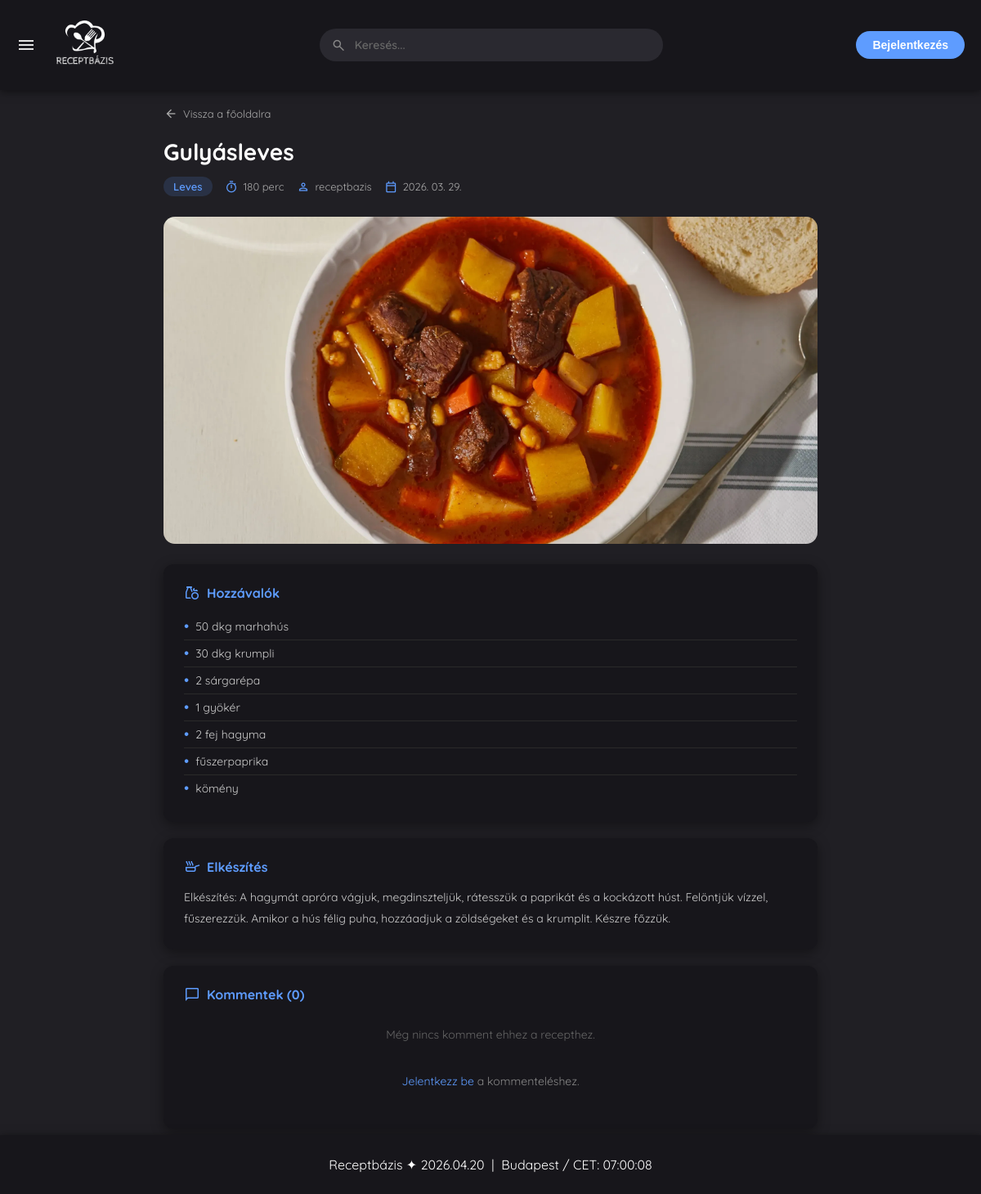
/recept.php?id=2, run on the app's committed database.
### tables this page shows
CREATE TABLE `receptek` (
  `id` int(11) NOT NULL,
  `felhasznalo_id` int(11) NOT NULL,
  `cim` varchar(150) NOT NULL,
  `leiras` text NOT NULL,
  `hozzavalok` text NOT NULL,
  `elkeszitesi_ido` int(11) DEFAULT NULL,
  `letrehozva` timestamp NOT NULL DEFAULT current_timestamp(),
  `kategoria` varchar(50) NOT NULL,
  `indexkep` varchar(255) DEFAULT NULL,
  `receptkep` varchar(255) DEFAULT NULL,
  `youtube_link` varchar(255) DEFAULT NULL
);

CREATE TABLE `felhasznalok` (
  `id` int(11) NOT NULL,
  `felhasznalonev` varchar(50) NOT NULL,
  `email` varchar(100) NOT NULL,
  `jelszo` varchar(255) NOT NULL,
  `regisztracio_ideje` timestamp NOT NULL DEFAULT current_timestamp(),
  `profilkep` varchar(255) DEFAULT NULL,
  `is_admin` tinyint(1) NOT NULL DEFAULT 0
);

### recept.php (the view, shortened to what this page needs)
<?php
include 'adatkapcsolat.php';
$receptId = intval($_GET['id']);
$stmt = $conn->prepare("
    SELECT receptek.*, felhasznalok.felhasznalonev, felhasznalok.id AS szerzo_id
    FROM receptek
    JOIN felhasznalok ON receptek.felhasznalo_id = felhasznalok.id
    WHERE receptek.id = ?
");
$stmt->bind_param("i", $receptId);
$stmt->execute();
$recept = $stmt->get_result()->fetch_assoc();
$stmt = $conn->prepare("
    SELECT kommentek.id, kommentek.szoveg, kommentek.datum, kommentek.parent_id,
           felhasznalok.felhasznalonev, felhasznalok.id AS felhasznalo_id
    FROM kommentek
    JOIN felhasznalok ON kommentek.felhasznalo_id = felhasznalok.id
    WHERE kommentek.recept_id = ?
    ORDER BY kommentek.datum ASC
");
$stmt->bind_param("i", $receptId);
$stmt->execute();
$osszes_komment = $stmt->get_result()->fetch_all(MYSQLI_ASSOC);
$gyokerek = [];
$ytEmbed = null;
    ?>
<!DOCTYPE html>
<html lang="hu">
<head>
    <link rel="stylesheet" href="style.css">
</head>
<body class="sotettema">
<?php include 'header.php'; ?>
<div class="recept-oldal">
    <a href="home.php" class="vissza-link">
        <span class="material-symbols-outlined" style="font-size:18px;">arrow_back</span>
        Vissza a főoldalra
    </a>
    <h1 class="recept-cim"><?= htmlspecialchars($recept['cim']) ?></h1>
    <div class="recept-meta">
        <span class="kat-badge"><?= htmlspecialchars($recept['kategoria']) ?></span>
        <?php if (!empty($recept['elkeszitesi_ido'])): ?>
            <span class="meta-elem">
                <span class="material-symbols-outlined">timer</span>
                <?= $recept['elkeszitesi_ido'] ?> perc
            </span>
        <?php endif; ?>
        <span class="meta-elem">
            <span class="material-symbols-outlined">person</span>
            <a href="profil.php?id=<?= (int) $recept['szerzo_id'] ?>">
                <?= htmlspecialchars($recept['felhasznalonev']) ?>
            </a>
        </span>
        <span class="meta-elem">
            <span class="material-symbols-outlined">calendar_today</span>
            <?= date('Y. m. d.', strtotime($recept['letrehozva'])) ?>
        </span>
    </div>
    <?php if ($ytEmbed): ?>
        <iframe class="yt-iframe" src="<?= $ytEmbed ?>" allowfullscreen style="margin-bottom:20px;"></iframe>
    <?php elseif (!empty($recept['receptkep']) && file_exists($recept['receptkep'])): ?>
        <img src="<?= htmlspecialchars($recept['receptkep']) ?>" alt="<?= htmlspecialchars($recept['cim']) ?>" class="recept-boritokep">
    <?php elseif (!empty($recept['indexkep']) && file_exists($recept['indexkep'])): ?>
        <img src="<?= htmlspecialchars($recept['indexkep']) ?>" alt="<?= htmlspecialchars($recept['cim']) ?>" class="recept-boritokep">
    <?php endif; ?>
    <div class="blokk">
        <h2 class="blokk-cim">
            <span class="material-symbols-outlined">grocery</span>
            Hozzávalók
        </h2>
        <ul class="hozzavalok-lista">
            <?php foreach (explode("\n", trim($recept['hozzavalok'])) as $sor): ?>
                <?php $sor = trim($sor); if ($sor === '') continue; ?>
                <li><?= htmlspecialchars($sor) ?></li>
            <?php endforeach; ?>
        </ul>
    </div>
    <div class="blokk">
        <h2 class="blokk-cim">
            <span class="material-symbols-outlined">skillet</span>
            Elkészítés
        </h2>
        <p class="leiras"><?= htmlspecialchars($recept['leiras']) ?></p>
    </div>
    <div class="blokk" id="kommentek">
        <h2 class="blokk-cim">
            <span class="material-symbols-outlined">chat_bubble</span>
            Kommentek (<?= count($osszes_komment) ?>)
        </h2>
        <?php if (count($gyokerek) > 0): ?>
            <div class="komment-lista">
                <?php foreach ($gyokerek as $k): ?>
                    <?php kommentKiir($k, $receptId, isset($_SESSION['user_id'])); ?>
                <?php endforeach; ?>
            </div>
        <?php else: ?>
            <p class="nincs-komment">Még nincs komment ehhez a recepthez.</p>
        <?php endif; ?>
        <?php if (isset($_SESSION['user_id'])): ?>
            <form method="POST" action="recept.php?id=<?= $receptId ?>" class="komment-urlap" style="margin-top:10px;">
                <textarea name="szoveg" rows="3" placeholder="Írd ide a kommentedet..." required></textarea>
                <button type="submit" class="gomb">Küldés</button>
            </form>
        <?php else: ?>
            <p class="nem-bejelentkezett">
                <a href="login.php">Jelentkezz be</a> a kommenteléshez.
            </p>
        <?php endif; ?>
    </div>
</div>
<?php include 'footer.php'; ?>
</body>
</html>

### style.css (style rules this page uses)
body, html { margin: 0; padding: 0; width: 100%; height: 100%; overflow-x: hidden; font-family: 'Quicksand', sans-serif; }
body.sotettema { background-color: #201F24; color: #ffffff; }

### recept.php (style rules this page uses)
.recept-oldal { max-width: 800px; margin: 130px auto 80px auto; padding: 0 20px; }
.recept-boritokep { width: 100%; max-height: 400px; object-fit: cover; border-radius: 14px; display: block; margin-bottom: 25px; }
.recept-cim { font-size: 28px; font-weight: 700; margin: 0 0 12px 0; line-height: 1.3; }
body.sotettema .recept-cim { color: #fff; }
.recept-meta { display: flex; flex-wrap: wrap; gap: 15px; margin-bottom: 25px; font-size: 13px; }
.meta-elem { display: flex; align-items: center; gap: 6px; color: #aaa; }
.meta-elem a { color: #aaa; text-decoration: none; }
.meta-elem .material-symbols-outlined { font-size: 17px; color: #5e9cff; }
.kat-badge { background-color: rgba(94,156,255,0.15); color: #5e9cff; padding: 4px 12px; border-radius: 20px; font-weight: 600; font-size: 13px; }
.blokk { border-radius: 12px; padding: 25px; margin-bottom: 20px; }
body.sotettema .blokk { background-color: #17161B; box-shadow: 0 4px 15px rgba(0,0,0,0.4); }
.blokk-cim { font-size: 16px; font-weight: 700; color: #5e9cff; margin: 0 0 15px 0; display: flex; align-items: center; gap: 8px; }
.blokk-cim .material-symbols-outlined { font-size: 20px; }
.hozzavalok-lista { list-style: none; padding: 0; margin: 0; }
.hozzavalok-lista li { padding: 7px 0; border-bottom: 1px solid #2a2a2a; font-size: 14px; display: flex; align-items: center; gap: 8px; }
body.sotettema .hozzavalok-lista li { color: #ccc; border-bottom-color: #2a2a2a; }
.hozzavalok-lista li:last-child { border-bottom: none; }
.hozzavalok-lista li::before { content: "•"; color: #5e9cff; font-size: 18px; line-height: 1; }
.leiras { font-size: 14px; line-height: 1.8; white-space: pre-line; margin: 0; }
body.sotettema .leiras { color: #ccc; }
.nincs-komment { font-size: 14px; color: #666; text-align: center; padding: 15px 0; }
.vissza-link { display: inline-flex; align-items: center; gap: 6px; font-size: 13px; color: #aaa; text-decoration: none; margin-bottom: 20px; }
.nem-bejelentkezett { font-size: 14px; color: #888; text-align: center; padding: 10px 0; }
.nem-bejelentkezett a { color: #5e9cff; text-decoration: none; }

### data on the page
receptek: cim "Gulyásleves", kategoria "Leves", elkeszitesi_ido "180", felhasznalo.felhasznalonev "receptbazis", letrehozva "2026. 03. 29.", receptkep (picture), hozzavalok "50 dkg marhahús", hozzavalok "30 dkg krumpli", hozzavalok "2 sárgarépa", hozzavalok "1 gyökér", hozzavalok "2 fej hagyma", hozzavalok "fűszerpaprika", hozzavalok "kömény", leiras "Elkészítés: A hagymát apróra vágjuk, megdinszteljük, rátesszük a paprikát és a kockázott húst. Felöntjük vízzel, fűszerezzük. Amikor a hús félig puha, hozzáadjuk a zöldségeket és a krumplit. Készre főzzük."

### other printed values
count($osszes_komment) "0"
